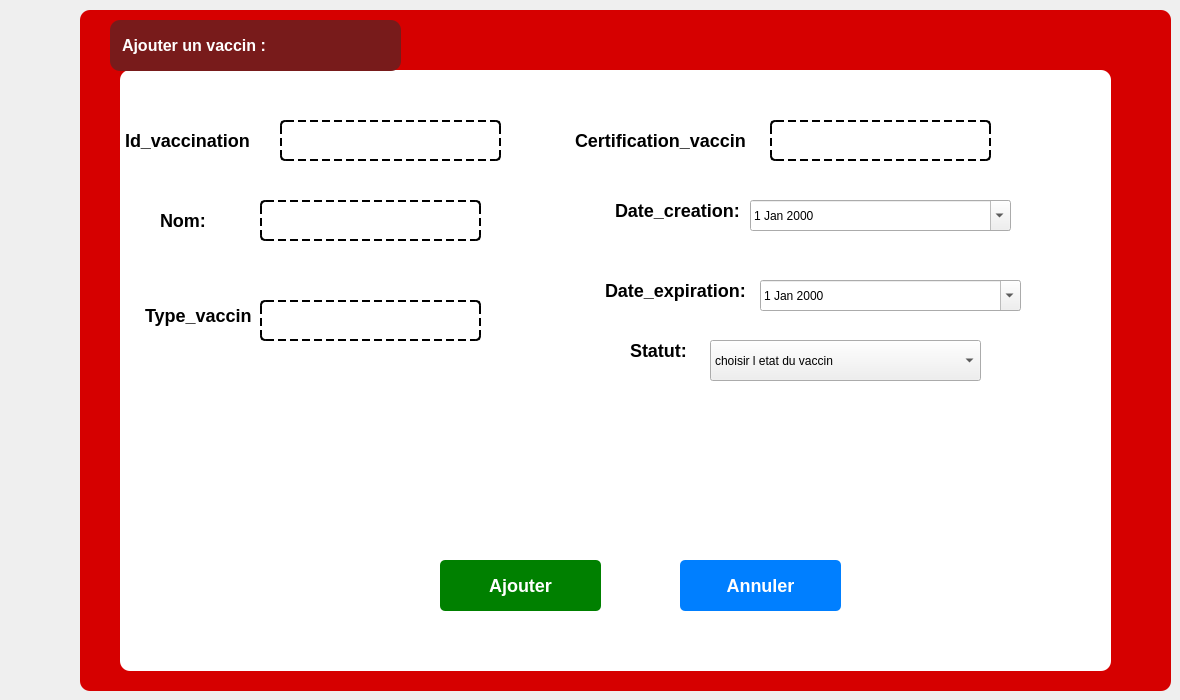
      <widget class="QWidget" name="ajoutct_8">
       <attribute name="title">
        <string>Ajout</string>
       </attribute>
       <widget class="QFrame" name="frame_16">
        <property name="geometry">
         <rect>
          <x>80</x>
          <y>10</y>
          <width>1091</width>
          <height>681</height>
         </rect>
        </property>
        <property name="styleSheet">
         <string notr="true">QFrame {
    background-color: #D60000;
    border-radius: 10px;
    padding: 10px;
}
</string>
        </property>
        <property name="frameShape">
         <enum>QFrame::Shape::StyledPanel</enum>
        </property>
        <property name="frameShadow">
         <enum>QFrame::Shadow::Raised</enum>
        </property>
        <widget class="QGroupBox" name="groupBox_15">
         <property name="geometry">
          <rect>
           <x>40</x>
           <y>60</y>
           <width>991</width>
           <height>601</height>
          </rect>
         </property>
         <property name="styleSheet">
          <string notr="true">QGroupBox {
    background-color: #FFFFFF;
    border-radius: 10px;
    border: none;
    padding: 10px;
}
QGroupBox::title {
    color: #D60000;
    font-weight: bold;
}

</string>
         </property>
         <property name="title">
          <string/>
         </property>
         <widget class="QLabel" name="label_id_2">
          <property name="geometry">
           <rect>
            <x>-10</x>
            <y>50</y>
            <width>151</width>
            <height>41</height>
           </rect>
          </property>
          <property name="styleSheet">
           <string notr="true">QLabel {
    background-color: transparent; /* Fond transparent */
    color: #000000;                /* Texte noir */
    border: none;                  /* Pas de bordure */
    font-weight: bold;             /* Texte en gras */
    font-size: 18px;               /* Taille de police de 18px */
}
</string>
          </property>
          <property name="text">
           <string>Id_vaccination:</string>
          </property>
         </widget>
         <widget class="QLineEdit" name="lineEdit_id_2">
          <property name="geometry">
           <rect>
            <x>160</x>
            <y>50</y>
            <width>221</width>
            <height>41</height>
           </rect>
          </property>
          <property name="styleSheet">
           <string notr="true">QLineEdit {
    background-color: transparent; /* Fond transparent */
    color: #000000;                /* Texte noir normal */
    font-size: 14px;               /* Taille de la police */
    border: 2px dashed #000000;    /* Bordure en pointillés épaisse */
    border-radius: 5px;            /* Coins légèrement arrondis */
    padding: 8px;                  /* Espacement interne pour le texte */
    border-style: dashed;          /* Style en pointillés */
}</string>
          </property>
         </widget>
         <widget class="QDateEdit" name="dateEdit_expiration_2">
          <property name="geometry">
           <rect>
            <x>640</x>
            <y>210</y>
            <width>261</width>
            <height>31</height>
           </rect>
          </property>
          <property name="calendarPopup">
           <bool>true</bool>
          </property>
         </widget>
         <widget class="QComboBox" name="comboBox_status_2">
          <property name="geometry">
           <rect>
            <x>590</x>
            <y>270</y>
            <width>271</width>
            <height>41</height>
           </rect>
          </property>
          <item>
           <property name="text">
            <string>choisir l etat du vaccin</string>
           </property>
          </item>
          <item>
           <property name="text">
            <string>effectuer</string>
           </property>
          </item>
          <item>
           <property name="text">
            <string>en cour</string>
           </property>
          </item>
         </widget>
         <widget class="QPushButton" name="pushButton_ajouter_2">
          <property name="geometry">
           <rect>
            <x>320</x>
            <y>490</y>
            <width>161</width>
            <height>51</height>
           </rect>
          </property>
          <property name="styleSheet">
           <string notr="true">QPushButton {
    background-color: #008000;  /* Couleur de fond verte */
    color: #FFFFFF;             /* Texte blanc */
    font-weight: bold;          /* Texte en gras */
    font-size: 18px;            /* Taille de police 16px dès le départ */
    border-radius: 5px;         /* Coins arrondis */
    padding: 5px 10px;          /* Espacement interne du bouton */
    border: none;               /* Pas de bordure */
}

QPushButton:hover {
    background-color: #006400;  /* Couleur de fond plus foncée au survol */
    color: white;               /* Texte toujours blanc */
    border-radius: 10px;        /* Coins arrondis plus marqués au survol */
    font-weight: bold;          /* Texte en gras (encore) */
    border: none;               /* Pas de bordure au survol */
}
</string>
          </property>
          <property name="text">
           <string>Ajouter</string>
          </property>
         </widget>
         <widget class="QPushButton" name="pushButton_annuler_2">
          <property name="geometry">
           <rect>
            <x>560</x>
            <y>490</y>
            <width>161</width>
            <height>51</height>
           </rect>
          </property>
          <property name="styleSheet">
           <string notr="true">QPushButton {
    background-color: #007FFF;  /* Couleur de fond bleue */
    color: #FFFFFF;             /* Texte blanc */
    font-size: 18px;            /* Augmentation de la taille de la police */
    font-weight: bold;          /* Texte en gras */
    border-radius: 5px;         /* Coins arrondis avec un rayon de 5px */
    padding: 5px 10px;          /* Espacement interne du bouton (haut/bas : 5px, gauche/droite : 10px) */
    border: none;               /* Pas de bordure */
}

QPushButton:hover {
    background-color: #005BB5;  /* Couleur de fond plus foncée au survol */
    color: #FFFFFF;             /* Texte toujours blanc */

    border-radius: 10px;        /* Coins arrondis plus marqués au survol */
    padding: 7px 12px;          /* Augmentation du padding au survol */
    border: none;               /* Pas de bordure au survol */
}
</string>
          </property>
          <property name="text">
           <string>Annuler</string>
          </property>
         </widget>
         <widget class="QLabel" name="label_nom_2">
          <property name="geometry">
           <rect>
            <x>-20</x>
            <y>130</y>
            <width>141</width>
            <height>41</height>
           </rect>
          </property>
          <property name="styleSheet">
           <string notr="true">QLabel {
    background-color: transparent; /* Fond transparent */
    color: #000000;                /* Texte noir */
    border: none;                  /* Pas de bordure */
    font-weight: bold;             /* Texte en gras */
    font-size: 18px;               /* Taille de police de 18px */
}
</string>
          </property>
          <property name="text">
           <string>         Nom:</string>
          </property>
         </widget>
         <widget class="QLabel" name="label_typev_2">
          <property name="geometry">
           <rect>
            <x>10</x>
            <y>220</y>
            <width>131</width>
            <height>51</height>
           </rect>
          </property>
          <property name="styleSheet">
           <string notr="true">QLabel {
    background-color: transparent; /* Fond transparent */
    color: #000000;                /* Texte noir */
    border: none;                  /* Pas de bordure */
    font-weight: bold;             /* Texte en gras */
    font-size: 18px;               /* Taille de police de 18px */
}
</string>
          </property>
          <property name="text">
           <string>Type_vaccin:</string>
          </property>
         </widget>
         <widget class="QLabel" name="label_certification_2">
          <property name="geometry">
           <rect>
            <x>440</x>
            <y>50</y>
            <width>201</width>
            <height>41</height>
           </rect>
          </property>
          <property name="styleSheet">
           <string notr="true">QLabel {
    background-color: transparent; /* Fond transparent */
    color: #000000;                /* Texte noir */
    border: none;                  /* Pas de bordure */
    font-weight: bold;             /* Texte en gras */
    font-size: 18px;               /* Taille de police de 18px */
}
</string>
          </property>
          <property name="text">
           <string>Certification_vaccin : </string>
          </property>
         </widget>
         <widget class="QLabel" name="label_expiration_2">
          <property name="geometry">
           <rect>
            <x>470</x>
            <y>200</y>
            <width>181</width>
            <height>41</height>
           </rect>
          </property>
          <property name="styleSheet">
           <string notr="true">QLabel {
    background-color: transparent; /* Fond transparent */
    color: #000000;                /* Texte noir */
    border: none;                  /* Pas de bordure */
    font-weight: bold;             /* Texte en gras */
    font-size: 18px;               /* Taille de police de 18px */
}
</string>
          </property>
          <property name="text">
           <string>Date_expiration:</string>
          </property>
         </widget>
         <widget class="QLabel" name="label_cration_2">
          <property name="geometry">
           <rect>
            <x>420</x>
            <y>120</y>
            <width>251</width>
            <height>41</height>
           </rect>
          </property>
          <property name="styleSheet">
           <string notr="true">QLabel {
    background-color: transparent; /* Fond transparent */
    color: #000000;                /* Texte noir */
    border: none;                  /* Pas de bordure */
    font-weight: bold;             /* Texte en gras */
    font-size: 18px;               /* Taille de police de 18px */
}
</string>
          </property>
          <property name="text">
           <string>            Date_creation:</string>
          </property>
         </widget>
         <widget class="QLabel" name="label_status_3">
          <property name="geometry">
           <rect>
            <x>420</x>
            <y>260</y>
            <width>161</width>
            <height>41</height>
           </rect>
          </property>
          <property name="styleSheet">
           <string notr="true">QLabel {
    background-color: transparent; /* Fond transparent */
    color: #000000;                /* Texte noir */
    border: none;                  /* Pas de bordure */
    font-weight: bold;             /* Texte en gras */
    font-size: 18px;               /* Taille de police de 18px */
}
</string>
          </property>
          <property name="text">
           <string>               Statut:</string>
          </property>
         </widget>
         <widget class="QLineEdit" name="lineEdit_nom_2">
          <property name="geometry">
           <rect>
            <x>140</x>
            <y>130</y>
            <width>221</width>
            <height>41</height>
           </rect>
          </property>
          <property name="styleSheet">
           <string notr="true">QLineEdit {
    background-color: transparent; /* Fond transparent */
    color: #000000;                /* Texte noir normal */
    font-size: 14px;               /* Taille de la police */
    border: 2px dashed #000000;    /* Bordure en pointillés épaisse */
    border-radius: 5px;            /* Coins légèrement arrondis */
    padding: 8px;                  /* Espacement interne pour le texte */
    border-style: dashed;          /* Style en pointillés */
}</string>
          </property>
         </widget>
         <widget class="QLineEdit" name="lineEdit_typev_2">
          <property name="geometry">
           <rect>
            <x>140</x>
            <y>230</y>
            <width>221</width>
            <height>41</height>
           </rect>
          </property>
          <property name="styleSheet">
           <string notr="true">QLineEdit {
    background-color: transparent; /* Fond transparent */
    color: #000000;                /* Texte noir normal */
    font-size: 14px;               /* Taille de la police */
    border: 2px dashed #000000;    /* Bordure en pointillés épaisse */
    border-radius: 5px;            /* Coins légèrement arrondis */
    padding: 8px;                  /* Espacement interne pour le texte */
    border-style: dashed;          /* Style en pointillés */
}</string>
          </property>
         </widget>
         <widget class="QDateEdit" name="dateEdit_creation_2">
          <property name="geometry">
           <rect>
            <x>630</x>
            <y>130</y>
            <width>261</width>
            <height>31</height>
           </rect>
          </property>
          <property name="calendarPopup">
           <bool>true</bool>
          </property>
         </widget>
         <widget class="QLineEdit" name="lineEdit_certification_2">
          <property name="geometry">
           <rect>
            <x>650</x>
            <y>50</y>
            <width>221</width>
            <height>41</height>
           </rect>
          </property>
          <property name="styleSheet">
           <string notr="true">QLineEdit {
    background-color: transparent; /* Fond transparent */
    color: #000000;                /* Texte noir normal */
    font-size: 14px;               /* Taille de la police */
    border: 2px dashed #000000;    /* Bordure en pointillés épaisse */
    border-radius: 5px;            /* Coins légèrement arrondis */
    padding: 8px;                  /* Espacement interne pour le texte */
    border-style: dashed;          /* Style en pointillés */
}</string>
          </property>
         </widget>
        </widget>
        <widget class="QLabel" name="label_1">
         <property name="geometry">
          <rect>
           <x>30</x>
           <y>10</y>
           <width>291</width>
           <height>51</height>
          </rect>
         </property>
         <property name="styleSheet">
          <string notr="true">QLabel {
    background-color: #781b1b;  /* Couleur de fond bordeaux */
    color: #FFFFFF;             /* Texte blanc */
    font-weight: bold;          /* Texte en gras */
    font-size: 16px;            /* Taille du texte */
    border-radius: 10px;        /* Coins arrondis */
    padding: 8px;               /* Espacement intérieur */
    text-align: center;         /* Centrage du texte */
}
</string>
         </property>
         <property name="text">
          <string>Ajouter un vaccin :</string>
         </property>
        </widget>
       </widget>
      </widget>
